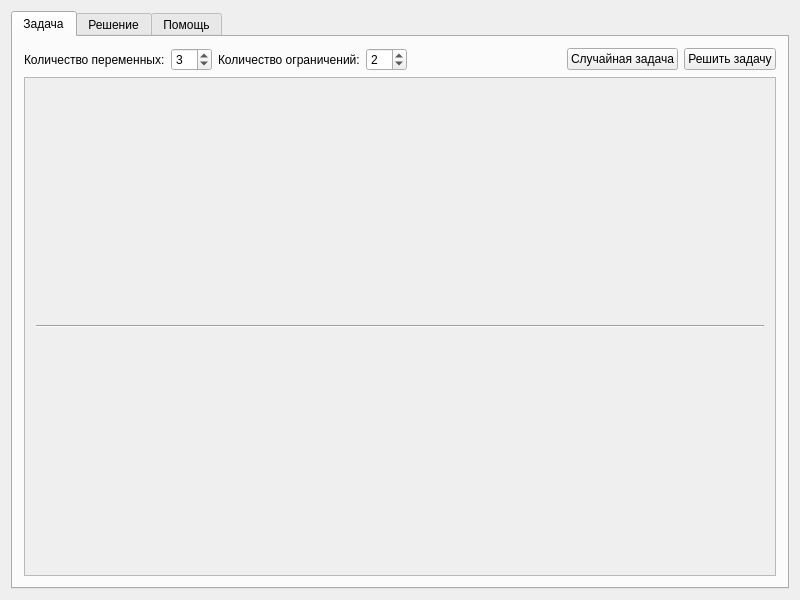
<?xml version="1.0" encoding="UTF-8"?>
<ui version="4.0">
 <class>MainWindow</class>
 <widget class="QMainWindow" name="MainWindow">
  <property name="geometry">
   <rect>
    <x>0</x>
    <y>0</y>
    <width>800</width>
    <height>600</height>
   </rect>
  </property>
  <property name="sizePolicy">
   <sizepolicy hsizetype="Maximum" vsizetype="Maximum">
    <horstretch>0</horstretch>
    <verstretch>0</verstretch>
   </sizepolicy>
  </property>
  <property name="windowTitle">
   <string>Реализация алгоритма симплекс-метода</string>
  </property>
  <widget class="QWidget" name="centralWidget">
   <layout class="QVBoxLayout" name="verticalLayout">
    <item>
     <widget class="QTabWidget" name="tabWidget">
      <property name="currentIndex">
       <number>0</number>
      </property>
      <widget class="QWidget" name="tab">
       <attribute name="title">
        <string>Задача</string>
       </attribute>
       <layout class="QVBoxLayout" name="verticalLayout_2">
        <item>
         <layout class="QHBoxLayout" name="horizontalLayout">
          <item>
           <widget class="QLabel" name="label">
            <property name="text">
             <string>Количество переменных:</string>
            </property>
           </widget>
          </item>
          <item>
           <widget class="QSpinBox" name="spinBox">
            <property name="suffix">
             <string/>
            </property>
            <property name="prefix">
             <string/>
            </property>
            <property name="minimum">
             <number>1</number>
            </property>
            <property name="maximum">
             <number>10</number>
            </property>
            <property name="value">
             <number>3</number>
            </property>
           </widget>
          </item>
          <item>
           <widget class="QLabel" name="label_2">
            <property name="text">
             <string>Количество ограничений:</string>
            </property>
           </widget>
          </item>
          <item>
           <widget class="QSpinBox" name="spinBox_2">
            <property name="minimum">
             <number>1</number>
            </property>
            <property name="maximum">
             <number>10</number>
            </property>
            <property name="value">
             <number>2</number>
            </property>
           </widget>
          </item>
          <item>
           <spacer name="horizontalSpacer">
            <property name="orientation">
             <enum>Qt::Horizontal</enum>
            </property>
            <property name="sizeHint" stdset="0">
             <size>
              <width>40</width>
              <height>20</height>
             </size>
            </property>
           </spacer>
          </item>
          <item>
           <widget class="QPushButton" name="pushButton_2">
            <property name="text">
             <string>Случайная задача</string>
            </property>
           </widget>
          </item>
          <item>
           <widget class="QPushButton" name="pushButton">
            <property name="text">
             <string>Решить задачу</string>
            </property>
           </widget>
          </item>
         </layout>
        </item>
        <item>
         <widget class="QScrollArea" name="scrollArea">
          <property name="widgetResizable">
           <bool>true</bool>
          </property>
          <widget class="QWidget" name="scrollAreaWidgetContents">
           <property name="geometry">
            <rect>
             <x>0</x>
             <y>0</y>
             <width>756</width>
             <height>505</height>
            </rect>
           </property>
           <layout class="QVBoxLayout" name="verticalLayout_4">
            <item>
             <layout class="QHBoxLayout" name="horizontalLayout_2"/>
            </item>
            <item>
             <layout class="QHBoxLayout" name="horizontalLayout_3">
              <item>
               <widget class="Line" name="line">
                <property name="orientation">
                 <enum>Qt::Horizontal</enum>
                </property>
               </widget>
              </item>
             </layout>
            </item>
           </layout>
          </widget>
         </widget>
        </item>
       </layout>
      </widget>
      <widget class="QWidget" name="tab_2">
       <attribute name="title">
        <string>Решение</string>
       </attribute>
       <layout class="QVBoxLayout" name="verticalLayout_3">
        <item>
         <widget class="QPlainTextEdit" name="plainTextEdit">
          <property name="lineWrapMode">
           <enum>QPlainTextEdit::NoWrap</enum>
          </property>
         </widget>
        </item>
       </layout>
      </widget>
      <widget class="QWidget" name="tab_3">
       <attribute name="title">
        <string>Помощь</string>
       </attribute>
       <layout class="QVBoxLayout" name="verticalLayout_5">
        <item>
         <widget class="QTextBrowser" name="textBrowser">
          <property name="font">
           <font>
            <family>Times New Roman</family>
            <pointsize>8</pointsize>
            <stylestrategy>NoAntialias</stylestrategy>
           </font>
          </property>
          <property name="html">
           <string>&lt;!DOCTYPE HTML PUBLIC &quot;-//W3C//DTD HTML 4.0//EN&quot; &quot;http://www.w3.org/TR/REC-html40/strict.dtd&quot;&gt;
&lt;html&gt;&lt;head&gt;&lt;meta name=&quot;qrichtext&quot; content=&quot;1&quot; /&gt;&lt;style type=&quot;text/css&quot;&gt;
p, li { white-space: pre-wrap; }
&lt;/style&gt;&lt;/head&gt;&lt;body style=&quot; font-family:'Times New Roman'; font-size:8pt; font-weight:400; font-style:normal;&quot;&gt;
&lt;p style=&quot; margin-top:0px; margin-bottom:0px; margin-left:0px; margin-right:0px; -qt-block-indent:0; text-indent:0px;&quot;&gt;&lt;span style=&quot; font-family:'MS Shell Dlg 2'; font-size:10pt;&quot;&gt;Программа решает задачу максимизации симплекс-методом. При этом предполагается, что задача приведена к стандартному виду, выделен базис в все свободные члены положительны.  Подразумевается, что все переменные также положительны. Она не будет приводить к стандартному виду все ограничения, пользователь это должен выполнить самостоятельно.&lt;/span&gt;&lt;/p&gt;
&lt;p style=&quot;-qt-paragraph-type:empty; margin-top:0px; margin-bottom:0px; margin-left:0px; margin-right:0px; -qt-block-indent:0; text-indent:0px; font-family:'MS Shell Dlg 2'; font-size:10pt;&quot;&gt;&lt;/p&gt;
&lt;p style=&quot; margin-top:0px; margin-bottom:0px; margin-left:0px; margin-right:0px; -qt-block-indent:0; text-indent:0px;&quot;&gt;&lt;span style=&quot; font-family:'MS Shell Dlg 2'; font-size:10pt;&quot;&gt;Основной особенностью программы явлеятся вывод решения в виде пошаговых таблиц.&lt;/span&gt;&lt;/p&gt;
&lt;p style=&quot;-qt-paragraph-type:empty; margin-top:0px; margin-bottom:0px; margin-left:0px; margin-right:0px; -qt-block-indent:0; text-indent:0px; font-family:'MS Shell Dlg 2'; font-size:10pt;&quot;&gt;&lt;/p&gt;
&lt;p style=&quot; margin-top:0px; margin-bottom:0px; margin-left:0px; margin-right:0px; -qt-block-indent:0; text-indent:0px;&quot;&gt;&lt;span style=&quot; font-family:'MS Shell Dlg 2'; font-size:10pt;&quot;&gt;Обратите внимание, что в ограничениях все коэффициенты при &lt;/span&gt;&lt;span style=&quot; font-family:'MS Shell Dlg 2'; font-size:10pt; font-style:italic;&quot;&gt;х&lt;/span&gt;&lt;span style=&quot; font-family:'MS Shell Dlg 2'; font-size:10pt; font-style:italic; vertical-align:sub;&quot;&gt;i&lt;/span&gt;&lt;span style=&quot; font-family:'MS Shell Dlg 2'; font-size:10pt;&quot;&gt;  взяты в скобку со знаком минус. Таким образом нужно вставлять коэффициенты в таблицу также, как это делается на семинарах. &lt;/span&gt;&lt;/p&gt;
&lt;p style=&quot;-qt-paragraph-type:empty; margin-top:0px; margin-bottom:0px; margin-left:0px; margin-right:0px; -qt-block-indent:0; text-indent:0px; font-family:'MS Shell Dlg 2'; font-size:10pt;&quot;&gt;&lt;/p&gt;
&lt;p style=&quot; margin-top:0px; margin-bottom:0px; margin-left:0px; margin-right:0px; -qt-block-indent:0; text-indent:0px;&quot;&gt;&lt;span style=&quot; font-family:'MS Shell Dlg 2'; font-size:10pt;&quot;&gt;Программа работает с рациональными числами. То есть вместо 0.25 в поле ввода нужно написать 1/4 или 25/100, если лень упрощать - дроби упрощаются автоматически. Ответ будет дан также с помощью рациональных чисел.&lt;/span&gt;&lt;/p&gt;
&lt;p align=&quot;right&quot; style=&quot; margin-top:0px; margin-bottom:0px; margin-left:0px; margin-right:0px; -qt-block-indent:0; text-indent:0px;&quot;&gt;&lt;span style=&quot; font-family:'MS Shell Dlg 2'; font-size:10pt;&quot;&gt;© RPG&lt;/span&gt;&lt;/p&gt;&lt;/body&gt;&lt;/html&gt;</string>
          </property>
         </widget>
        </item>
       </layout>
      </widget>
     </widget>
    </item>
   </layout>
  </widget>
 </widget>
 <layoutdefault spacing="6" margin="11"/>
 <resources/>
 <connections>
  <connection>
   <sender>spinBox</sender>
   <signal>valueChanged(int)</signal>
   <receiver>MainWindow</receiver>
   <slot>updateInput()</slot>
   <hints>
    <hint type="sourcelabel">
     <x>179</x>
     <y>54</y>
    </hint>
    <hint type="destinationlabel">
     <x>144</x>
     <y>1</y>
    </hint>
   </hints>
  </connection>
  <connection>
   <sender>spinBox_2</sender>
   <signal>valueChanged(int)</signal>
   <receiver>MainWindow</receiver>
   <slot>updateInput()</slot>
   <hints>
    <hint type="sourcelabel">
     <x>361</x>
     <y>47</y>
    </hint>
    <hint type="destinationlabel">
     <x>329</x>
     <y>2</y>
    </hint>
   </hints>
  </connection>
  <connection>
   <sender>pushButton</sender>
   <signal>clicked()</signal>
   <receiver>MainWindow</receiver>
   <slot>solve()</slot>
   <hints>
    <hint type="sourcelabel">
     <x>776</x>
     <y>63</y>
    </hint>
    <hint type="destinationlabel">
     <x>466</x>
     <y>1</y>
    </hint>
   </hints>
  </connection>
  <connection>
   <sender>pushButton_2</sender>
   <signal>clicked()</signal>
   <receiver>MainWindow</receiver>
   <slot>random()</slot>
   <hints>
    <hint type="sourcelabel">
     <x>621</x>
     <y>47</y>
    </hint>
    <hint type="destinationlabel">
     <x>526</x>
     <y>5</y>
    </hint>
   </hints>
  </connection>
 </connections>
 <slots>
  <slot>updateInput()</slot>
  <slot>solve()</slot>
  <slot>random()</slot>
 </slots>
</ui>
